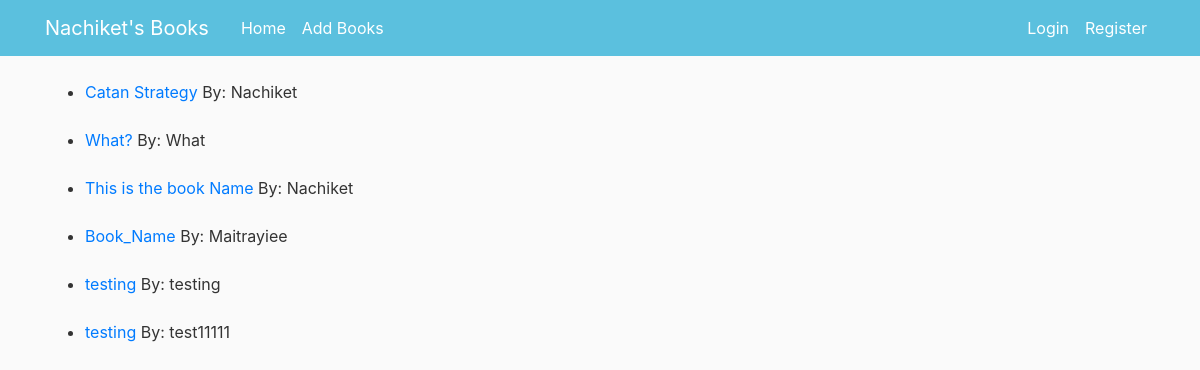
/, run on an earlier commit of the app's database.
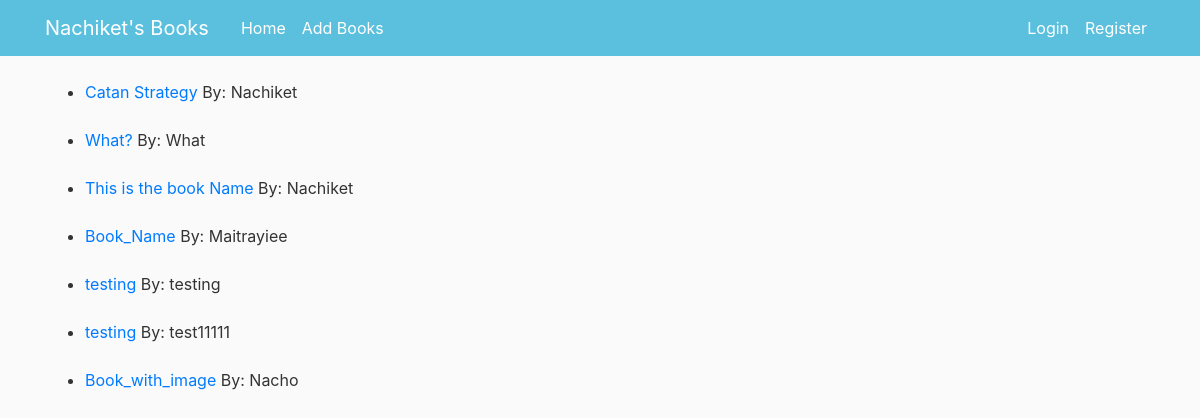
And on a later commit of the database.
### booklog/models.py (models this page shows, shortened)
class Book(models.Model):
    title = models.CharField(max_length=100)
    author = models.CharField(max_length=30, default=' ')
    review_type = models.TextChoices('ReviewType', 'Good Bad Terrible')
    image = models.ImageField(default='default.jpg', upload_to='book_cover_pic')
    review = models.CharField(blank=True, choices=review_type.choices, max_length=10)

### booklog/views.py (the view)
# urls.py: path('', views.Home.as_view(), name='books-home'),
class Home(generic.ListView):
    model = Book
    template_name = 'booklog/home.html'
    context_object_name = 'latest_books'

### booklog/templates/booklog/home.html
{% extends "booklog/base.html" %}
{% block content %}
    {% if latest_books %}
        <ul>
        {% for title in latest_books %}
            <li> <a href="{% url 'books-detail' title.id %}"> {{ title.title }}</a>
               By: {{ title.author }}
               <br><br>
            </li>
        {% endfor %}
        </ul>
        {% else %}
            <p>No books are available.</p>
    {% endif %}
{% endblock content %}

What changed in the data, as far as the page shows it:
added Book: title "Book_with_image", author "Nacho"
